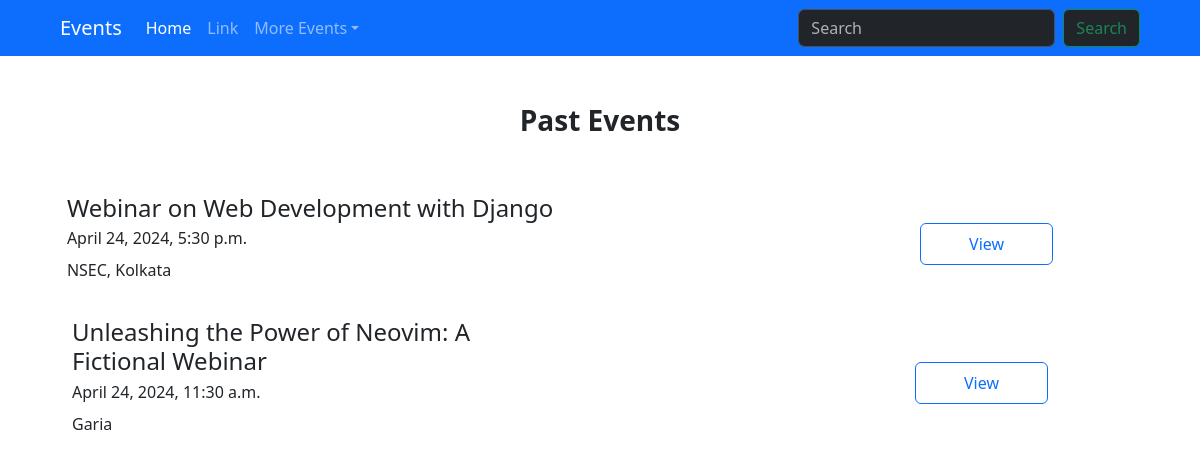
Before: /events/past/ with the older database file.
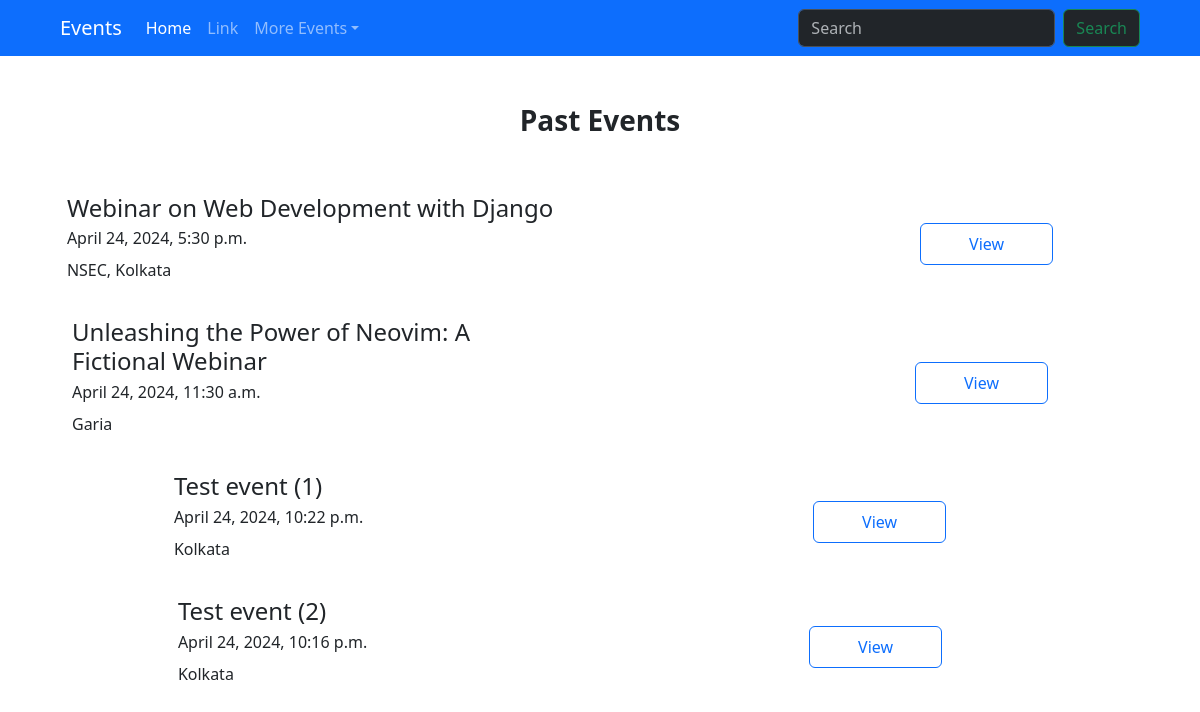
After: the same page with the newer database file.
### events/models.py (models this page shows, shortened)
class Event(models.Model):
    title = models.CharField(max_length=200)
    description = models.TextField()
    date = models.DateTimeField()
    location = models.CharField(max_length=200)

### events/views.py (the view)
# urls.py: path("past/", views.past_events, name="past_events"),
def past_events(request):
    events = Event.objects.filter(date__lt=timezone.now())
    context = {"events": events}
    return render(request, "events/past_events.html", context)

### events/templates/events/past_events.html (shortened to what this page needs)
{% load static %}
<!doctype html>
<html lang="en">
  <head>
    <link
      href="https://cdn.jsdelivr.net/npm/bootstrap@5.3.3/dist/css/bootstrap.min.css"
      rel="stylesheet"
    />
    <link rel="stylesheet" href="{% static 'events/style.css' %}" />
  </head>
  <body>
    <nav
      class="navbar navbar-expand-lg bg-primary px-md-5"
      data-bs-theme="dark"
    >
      <div class="container-fluid">
        <a class="navbar-brand" href="#">Events</a>
        <div class="collapse navbar-collapse" id="navbarSupportedContent">
          <ul class="navbar-nav me-auto mb-2 mb-lg-0">
            <li class="nav-item">
              <a class="nav-link active" aria-current="page" href="#">Home</a>
            </li>
            <li class="nav-item">
              <a class="nav-link" href="#">Link</a>
            </li>
            <li class="nav-item dropdown">
              <a
                class="nav-link dropdown-toggle"
                href="#"
                role="button"
                data-bs-toggle="dropdown"
                aria-expanded="false"
                >More Events</a
              >
            </li>
          </ul>
          <form class="d-flex" role="search">
            <input
              class="form-control me-2"
              type="search"
              placeholder="Search"
              aria-label="Search"
            />
            <button class="btn btn-outline-success bg-dark" type="submit">
              Search
            </button>
          </form>
        </div>
      </div>
    </nav>
    <section class="px-lg-5 py-5 text-center">
      <div class="container mb-5">
        <div class="d-flex justify-content-center align-items-center">
          <div class="col">
            <h1 class="fs-3 fw-bold">Past Events</h1>
          </div>
        </div>
      </div>
      {% for event in events %}
      <div class="container">
        <div
          class="d-flex justify-content-evenly align-items-center event-gap lh-1 mb-4"
        >
          <div class="text-start">
            <h2 class="fs-4">{{ event.title }}</h2>
            <p>{{ event.date }}</p>
            <p>{{ event.location }}</p>
          </div>
          <div>
            <a
              href="{% url 'view_events' event.id %}"
              class="btn btn-outline-primary py-2 px-5 marginbtn"
              >View</a
            >
          </div>
        </div>
        {% empty %}
        <p>No events available.</p>
        {% endfor %}
      </div>
    </section>
  </body>
</html>

Changed rows visible on the page:
added Event: title "Test event (1)", date "April 24, 2024, 10:22 p.m.", location "Kolkata"
added Event: title "Test event (2)", date "April 24, 2024, 10:16 p.m.", location "Kolkata"
